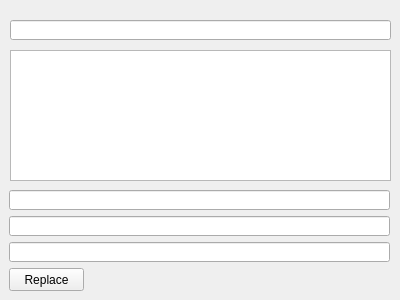
<?xml version="1.0" encoding="UTF-8"?>
<ui version="4.0">
 <class>Form</class>
 <widget class="QWidget" name="Form">
  <property name="geometry">
   <rect>
    <x>0</x>
    <y>0</y>
    <width>400</width>
    <height>300</height>
   </rect>
  </property>
  <property name="windowTitle">
   <string>Form</string>
  </property>
  <widget class="QLineEdit" name="status_lineEdit">
   <property name="geometry">
    <rect>
     <x>9</x>
     <y>190</y>
     <width>381</width>
     <height>20</height>
    </rect>
   </property>
  </widget>
  <widget class="QPushButton" name="replace_Button">
   <property name="geometry">
    <rect>
     <x>9</x>
     <y>268</y>
     <width>75</width>
     <height>23</height>
    </rect>
   </property>
   <property name="text">
    <string>Replace</string>
   </property>
  </widget>
  <widget class="QLineEdit" name="runtime_lineEdit">
   <property name="geometry">
    <rect>
     <x>9</x>
     <y>242</y>
     <width>381</width>
     <height>20</height>
    </rect>
   </property>
  </widget>
  <widget class="QLineEdit" name="lineEdit">
   <property name="geometry">
    <rect>
     <x>9</x>
     <y>216</y>
     <width>381</width>
     <height>20</height>
    </rect>
   </property>
  </widget>
  <widget class="QLineEdit" name="mac_lineEdit">
   <property name="geometry">
    <rect>
     <x>10</x>
     <y>20</y>
     <width>381</width>
     <height>20</height>
    </rect>
   </property>
  </widget>
  <widget class="QTextEdit" name="result_textEdit">
   <property name="geometry">
    <rect>
     <x>10</x>
     <y>50</y>
     <width>381</width>
     <height>131</height>
    </rect>
   </property>
  </widget>
  <zorder>status_lineEdit</zorder>
  <zorder>replace_Button</zorder>
  <zorder>runtime_lineEdit</zorder>
  <zorder>lineEdit</zorder>
  <zorder>result_textEdit</zorder>
  <zorder>mac_lineEdit</zorder>
 </widget>
 <tabstops>
  <tabstop>mac_lineEdit</tabstop>
  <tabstop>status_lineEdit</tabstop>
  <tabstop>lineEdit</tabstop>
  <tabstop>runtime_lineEdit</tabstop>
  <tabstop>replace_Button</tabstop>
  <tabstop>result_textEdit</tabstop>
 </tabstops>
 <resources/>
 <connections>
  <connection>
   <sender>mac_lineEdit</sender>
   <signal>returnPressed()</signal>
   <receiver>replace_Button</receiver>
   <slot>click()</slot>
   <hints>
    <hint type="sourcelabel">
     <x>200</x>
     <y>29</y>
    </hint>
    <hint type="destinationlabel">
     <x>46</x>
     <y>279</y>
    </hint>
   </hints>
  </connection>
 </connections>
</ui>
